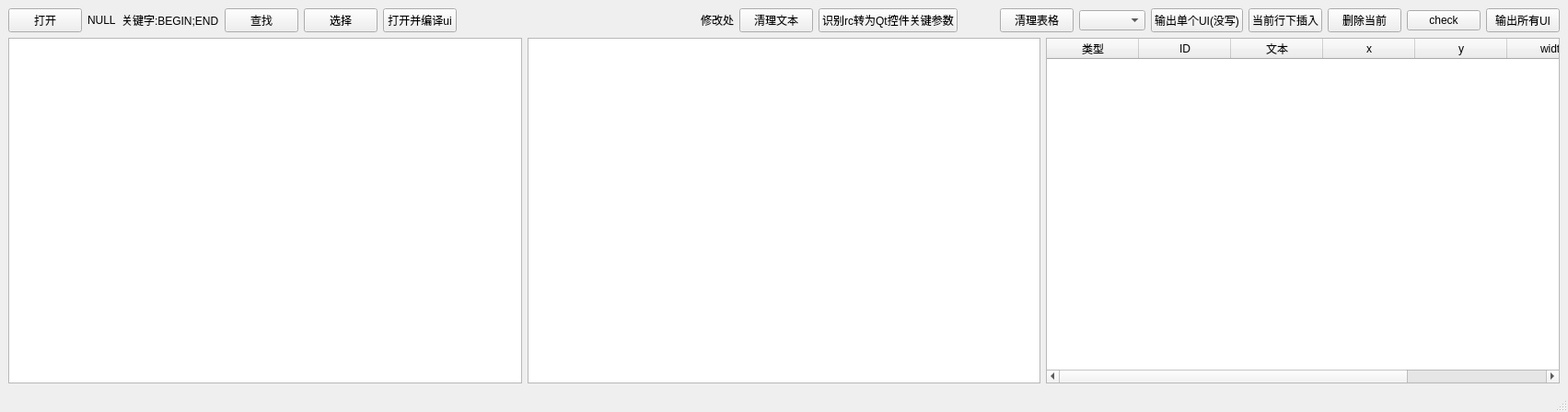
<?xml version="1.0" encoding="UTF-8"?>
<ui version="4.0">
 <class>MainWindow</class>
 <widget class="QMainWindow" name="MainWindow">
  <property name="geometry">
   <rect>
    <x>0</x>
    <y>0</y>
    <width>1703</width>
    <height>447</height>
   </rect>
  </property>
  <property name="minimumSize">
   <size>
    <width>0</width>
    <height>0</height>
   </size>
  </property>
  <property name="windowTitle">
   <string>rc文件转ui文件</string>
  </property>
  <widget class="QWidget" name="centralwidget">
   <layout class="QVBoxLayout" name="verticalLayout">
    <item>
     <layout class="QHBoxLayout" name="horizontalLayout_4">
      <item>
       <layout class="QGridLayout" name="gridLayout">
        <item row="0" column="6">
         <widget class="QPushButton" name="selectAndHightPB">
          <property name="text">
           <string>选择</string>
          </property>
         </widget>
        </item>
        <item row="0" column="1">
         <widget class="QPushButton" name="pushButton">
          <property name="text">
           <string>打开</string>
          </property>
         </widget>
        </item>
        <item row="0" column="5">
         <widget class="QPushButton" name="pushButton_2">
          <property name="text">
           <string>查找</string>
          </property>
         </widget>
        </item>
        <item row="0" column="3">
         <widget class="QLabel" name="label">
          <property name="text">
           <string>关键字:BEGIN;END</string>
          </property>
         </widget>
        </item>
        <item row="0" column="2">
         <widget class="QLabel" name="_filepath">
          <property name="text">
           <string>NULL</string>
          </property>
         </widget>
        </item>
       </layout>
      </item>
      <item>
       <widget class="QPushButton" name="pushButton_compile">
        <property name="text">
         <string>打开并编译ui</string>
        </property>
       </widget>
      </item>
      <item>
       <spacer name="horizontalSpacer">
        <property name="orientation">
         <enum>Qt::Horizontal</enum>
        </property>
        <property name="sizeHint" stdset="0">
         <size>
          <width>40</width>
          <height>20</height>
         </size>
        </property>
       </spacer>
      </item>
      <item>
       <layout class="QHBoxLayout" name="horizontalLayout">
        <item>
         <widget class="QLabel" name="label_2">
          <property name="layoutDirection">
           <enum>Qt::RightToLeft</enum>
          </property>
          <property name="text">
           <string>修改处</string>
          </property>
          <property name="alignment">
           <set>Qt::AlignCenter</set>
          </property>
         </widget>
        </item>
        <item>
         <widget class="QPushButton" name="pushButton_clearTextedit">
          <property name="text">
           <string>清理文本</string>
          </property>
         </widget>
        </item>
        <item>
         <widget class="QPushButton" name="pushButtonConvert">
          <property name="text">
           <string>识别rc转为Qt控件关键参数</string>
          </property>
         </widget>
        </item>
        <item>
         <spacer name="horizontalSpacer_2">
          <property name="orientation">
           <enum>Qt::Horizontal</enum>
          </property>
          <property name="sizeHint" stdset="0">
           <size>
            <width>40</width>
            <height>20</height>
           </size>
          </property>
         </spacer>
        </item>
       </layout>
      </item>
      <item>
       <layout class="QHBoxLayout" name="horizontalLayout_2">
        <item>
         <widget class="QPushButton" name="pushButton_clearTablewidget">
          <property name="text">
           <string>清理表格</string>
          </property>
         </widget>
        </item>
        <item>
         <widget class="QComboBox" name="comboBox"/>
        </item>
        <item>
         <widget class="QPushButton" name="pushButton_exportSingleUI">
          <property name="text">
           <string>输出单个UI(没写)</string>
          </property>
         </widget>
        </item>
        <item>
         <widget class="QPushButton" name="pushButton_insertCurrent">
          <property name="text">
           <string>当前行下插入</string>
          </property>
         </widget>
        </item>
        <item>
         <widget class="QPushButton" name="pushButton_deleteCurrent">
          <property name="text">
           <string>删除当前</string>
          </property>
         </widget>
        </item>
        <item>
         <widget class="QPushButton" name="pushButton_check">
          <property name="text">
           <string>check</string>
          </property>
         </widget>
        </item>
        <item>
         <widget class="QPushButton" name="pushButton_export">
          <property name="text">
           <string>输出所有UI</string>
          </property>
         </widget>
        </item>
       </layout>
      </item>
     </layout>
    </item>
    <item>
     <layout class="QHBoxLayout" name="horizontalLayout_3">
      <item>
       <widget class="QTextEdit" name="textEditRcKeyContent"/>
      </item>
      <item>
       <widget class="QTextEdit" name="textEditBindWidgets"/>
      </item>
      <item>
       <widget class="QTableWidget" name="tableWidget">
        <column>
         <property name="text">
          <string>类型</string>
         </property>
        </column>
        <column>
         <property name="text">
          <string>ID</string>
         </property>
        </column>
        <column>
         <property name="text">
          <string>文本</string>
         </property>
        </column>
        <column>
         <property name="text">
          <string>x</string>
         </property>
        </column>
        <column>
         <property name="text">
          <string>y</string>
         </property>
        </column>
        <column>
         <property name="text">
          <string>width</string>
         </property>
        </column>
        <column>
         <property name="text">
          <string>height</string>
         </property>
        </column>
       </widget>
      </item>
     </layout>
    </item>
   </layout>
  </widget>
  <widget class="QStatusBar" name="statusbar"/>
 </widget>
 <resources/>
 <connections/>
</ui>
